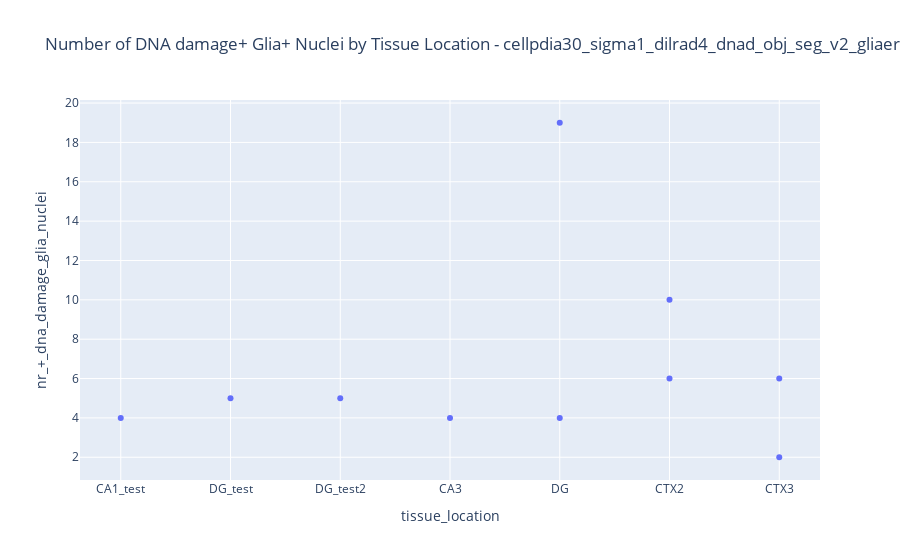

Notebook cell for this chart:
### Code cell
# Create the plot
fig = px.scatter(df, x='tissue_location', y='nr_+_dna_damage_glia_nuclei',
                 hover_data=['staining_id','index'], title=f"Number of DNA damage+ Glia+ Nuclei by Tissue Location - {title}")

# Show the plot
fig.show()

### Figure 1 — Plotly figure (JSON) as saved in the notebook; plotly's stock layout.template omitted (floating-point values rounded to 4 significant figures)
{"data": [{"customdata": [[20, 0], [20, 1], [21, 2], [33, 3], [33, 4], [43, 5], [45, 6], [45, 7], [58, 8], [58, 9]], "hovertemplate": "tissue_location=%{x}<br>nr_+_dna_damage_glia_nuclei=%{y}<br>staining_id=%{customdata[0]}<br>index=%{customdata[1]}<extra></extra>", "legendgroup": "", "marker": {"color": "#636efa", "symbol": "circle"}, "mode": "markers", "name": "", "orientation": "v", "showlegend": false, "type": "scatter", "x": ["CA1_test", "DG_test", "DG_test2", "CA3", "DG", "CTX2", "CTX3", "DG", "CTX2", "CTX3"], "xaxis": "x", "y": [4, 5, 5, 4, 4, 6, 6, 19, 10, 2], "yaxis": "y"}], "layout": {"legend": {"tracegroupgap": 0}, "title": {"text": "Number of DNA damage+ Glia+ Nuclei by Tissue Location - cellpdia30_sigma1_dilrad4_dnad_obj_seg_v2_gliaero6_gliathr20_dnadero2"}, "xaxis": {"anchor": "y", "domain": [0, 1], "title": {"text": "tissue_location"}}, "yaxis": {"anchor": "x", "domain": [0, 1], "title": {"text": "nr_+_dna_damage_glia_nuclei"}}}}
